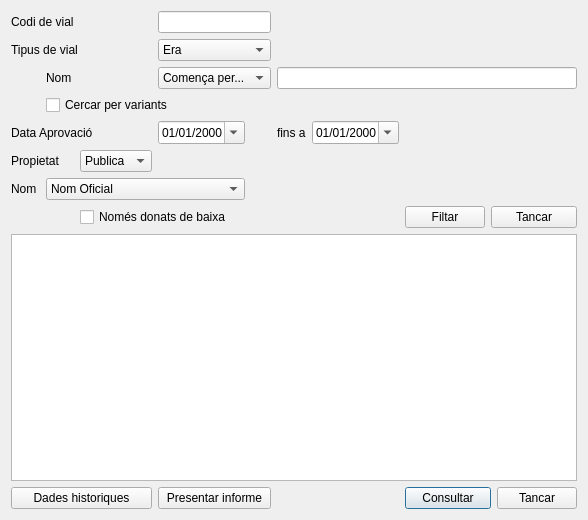
<?xml version="1.0" encoding="UTF-8"?>
<ui version="4.0">
 <class>Dialog</class>
 <widget class="QDialog" name="Dialog">
  <property name="geometry">
   <rect>
    <x>0</x>
    <y>0</y>
    <width>472</width>
    <height>520</height>
   </rect>
  </property>
  <property name="maximumSize">
   <size>
    <width>472</width>
    <height>520</height>
   </size>
  </property>
  <property name="windowTitle">
   <string>Consulta vials. Selecció</string>
  </property>
  <property name="sizeGripEnabled">
   <bool>false</bool>
  </property>
  <property name="modal">
   <bool>false</bool>
  </property>
  <layout class="QGridLayout" name="gridLayout">
   <item row="9" column="7" colspan="2">
    <widget class="QPushButton" name="pushButton">
     <property name="text">
      <string>Consultar</string>
     </property>
    </widget>
   </item>
   <item row="9" column="9">
    <widget class="QPushButton" name="pushButton_2">
     <property name="text">
      <string>Tancar</string>
     </property>
    </widget>
   </item>
   <item row="1" column="0" colspan="3">
    <widget class="QLabel" name="label_2">
     <property name="text">
      <string>Tipus de vial</string>
     </property>
    </widget>
   </item>
   <item row="4" column="3">
    <widget class="QDateTimeEdit" name="dateTimeEdit">
     <property name="displayFormat">
      <string>dd/MM/yyyy</string>
     </property>
     <property name="calendarPopup">
      <bool>true</bool>
     </property>
    </widget>
   </item>
   <item row="2" column="1">
    <widget class="QLabel" name="label_3">
     <property name="text">
      <string>Nom</string>
     </property>
    </widget>
   </item>
   <item row="0" column="3" colspan="2">
    <widget class="QLineEdit" name="lineEdit">
     <property name="text">
      <string/>
     </property>
    </widget>
   </item>
   <item row="0" column="0" colspan="2">
    <widget class="QLabel" name="label">
     <property name="text">
      <string>Codi de vial</string>
     </property>
    </widget>
   </item>
   <item row="2" column="3" colspan="2">
    <widget class="QComboBox" name="comboBox_2">
     <item>
      <property name="text">
       <string>Comença per...</string>
      </property>
     </item>
     <item>
      <property name="text">
       <string>Contenint ...</string>
      </property>
     </item>
    </widget>
   </item>
   <item row="4" column="0" colspan="3">
    <widget class="QLabel" name="label_4">
     <property name="text">
      <string>Data Aprovació</string>
     </property>
    </widget>
   </item>
   <item row="1" column="3" colspan="2">
    <widget class="QComboBox" name="comboBox">
     <item>
      <property name="text">
       <string>Era</string>
      </property>
     </item>
     <item>
      <property name="text">
       <string>Apartat</string>
      </property>
     </item>
     <item>
      <property name="text">
       <string>Camí</string>
      </property>
     </item>
     <item>
      <property name="text">
       <string>Carrer</string>
      </property>
     </item>
    </widget>
   </item>
   <item row="2" column="5" colspan="5">
    <widget class="QLineEdit" name="lineEdit_2">
     <property name="text">
      <string/>
     </property>
    </widget>
   </item>
   <item row="3" column="1" colspan="4">
    <widget class="QCheckBox" name="checkBox">
     <property name="text">
      <string>Cercar per variants</string>
     </property>
    </widget>
   </item>
   <item row="5" column="0" colspan="2">
    <widget class="QLabel" name="label_5">
     <property name="text">
      <string>Propietat</string>
     </property>
    </widget>
   </item>
   <item row="4" column="5">
    <widget class="QLabel" name="label_7">
     <property name="text">
      <string>fins a</string>
     </property>
    </widget>
   </item>
   <item row="5" column="2">
    <widget class="QComboBox" name="comboBox_3">
     <item>
      <property name="text">
       <string>Publica</string>
      </property>
     </item>
     <item>
      <property name="text">
       <string>Privada</string>
      </property>
     </item>
    </widget>
   </item>
   <item row="8" column="0" colspan="10">
    <widget class="QTableView" name="tableView"/>
   </item>
   <item row="7" column="8" colspan="2">
    <widget class="QPushButton" name="pushButton_6">
     <property name="text">
      <string>Tancar</string>
     </property>
    </widget>
   </item>
   <item row="6" column="0">
    <widget class="QLabel" name="label_6">
     <property name="text">
      <string>Nom</string>
     </property>
    </widget>
   </item>
   <item row="6" column="1" colspan="3">
    <widget class="QComboBox" name="comboBox_4">
     <item>
      <property name="text">
       <string>Nom Oficial</string>
      </property>
     </item>
     <item>
      <property name="text">
       <string>Nom Popular</string>
      </property>
     </item>
     <item>
      <property name="text">
       <string>Nom no Oficial</string>
      </property>
     </item>
     <item>
      <property name="text">
       <string>Nom Gèneric</string>
      </property>
     </item>
    </widget>
   </item>
   <item row="7" column="2" colspan="3">
    <widget class="QCheckBox" name="checkBox_2">
     <property name="text">
      <string>Només donats de baixa</string>
     </property>
    </widget>
   </item>
   <item row="7" column="7">
    <widget class="QPushButton" name="pushButton_5">
     <property name="text">
      <string>Filtar</string>
     </property>
    </widget>
   </item>
   <item row="9" column="3" colspan="2">
    <widget class="QPushButton" name="pushButton_4">
     <property name="text">
      <string>Presentar informe</string>
     </property>
    </widget>
   </item>
   <item row="9" column="0" colspan="3">
    <widget class="QPushButton" name="pushButton_3">
     <property name="text">
      <string>Dades historiques</string>
     </property>
     <property name="checkable">
      <bool>false</bool>
     </property>
    </widget>
   </item>
   <item row="4" column="6">
    <widget class="QDateTimeEdit" name="dateTimeEdit_2">
     <property name="displayFormat">
      <string>dd/MM/yyyy</string>
     </property>
     <property name="calendarPopup">
      <bool>true</bool>
     </property>
    </widget>
   </item>
  </layout>
 </widget>
 <resources/>
 <connections/>
</ui>
